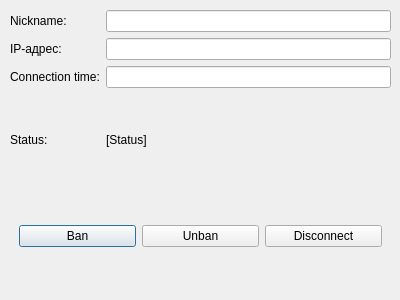
<?xml version="1.0" encoding="UTF-8"?>
<ui version="4.0">
 <class>UserInfoDialog</class>
 <widget class="QDialog" name="UserInfoDialog">
  <property name="geometry">
   <rect>
    <x>0</x>
    <y>0</y>
    <width>400</width>
    <height>300</height>
   </rect>
  </property>
  <property name="windowTitle">
   <string>Information about user</string>
  </property>
  <widget class="QWidget" name="gridLayoutWidget">
   <property name="geometry">
    <rect>
     <x>10</x>
     <y>10</y>
     <width>381</width>
     <height>271</height>
    </rect>
   </property>
   <layout class="QGridLayout" name="gridLayout">
    <item row="0" column="0" colspan="2">
     <widget class="QLabel" name="label">
      <property name="text">
       <string>Nickname:</string>
      </property>
     </widget>
    </item>
    <item row="0" column="2">
     <widget class="QLineEdit" name="nickNameEdit">
      <property name="readOnly">
       <bool>true</bool>
      </property>
     </widget>
    </item>
    <item row="1" column="0" colspan="2">
     <widget class="QLabel" name="label_2">
      <property name="text">
       <string>IP-адрес:</string>
      </property>
     </widget>
    </item>
    <item row="1" column="2">
     <widget class="QLineEdit" name="ipAddressEdit">
      <property name="readOnly">
       <bool>true</bool>
      </property>
     </widget>
    </item>
    <item row="2" column="0" colspan="2">
     <widget class="QLabel" name="label_3">
      <property name="text">
       <string>Connection time:</string>
      </property>
     </widget>
    </item>
    <item row="2" column="2">
     <widget class="QLineEdit" name="connectTimeEdit">
      <property name="readOnly">
       <bool>true</bool>
      </property>
     </widget>
    </item>
    <item row="3" column="0" colspan="2">
     <widget class="QLabel" name="label_4">
      <property name="text">
       <string>Status:</string>
      </property>
     </widget>
    </item>
    <item row="3" column="2">
     <widget class="QLabel" name="statusLabel">
      <property name="text">
       <string>[Status]</string>
      </property>
     </widget>
    </item>
    <item row="4" column="0" colspan="3">
     <widget class="QFrame" name="frame">
      <property name="frameShape">
       <enum>QFrame::NoFrame</enum>
      </property>
      <property name="frameShadow">
       <enum>QFrame::Plain</enum>
      </property>
      <layout class="QHBoxLayout" name="horizontalLayout">
       <item>
        <widget class="QPushButton" name="banButton">
         <property name="text">
          <string>Ban</string>
         </property>
        </widget>
       </item>
       <item>
        <widget class="QPushButton" name="unbanButton">
         <property name="text">
          <string>Unban</string>
         </property>
        </widget>
       </item>
       <item>
        <widget class="QPushButton" name="kickButton">
         <property name="text">
          <string>Disconnect</string>
         </property>
        </widget>
       </item>
      </layout>
     </widget>
    </item>
   </layout>
  </widget>
 </widget>
 <resources/>
 <connections/>
</ui>
